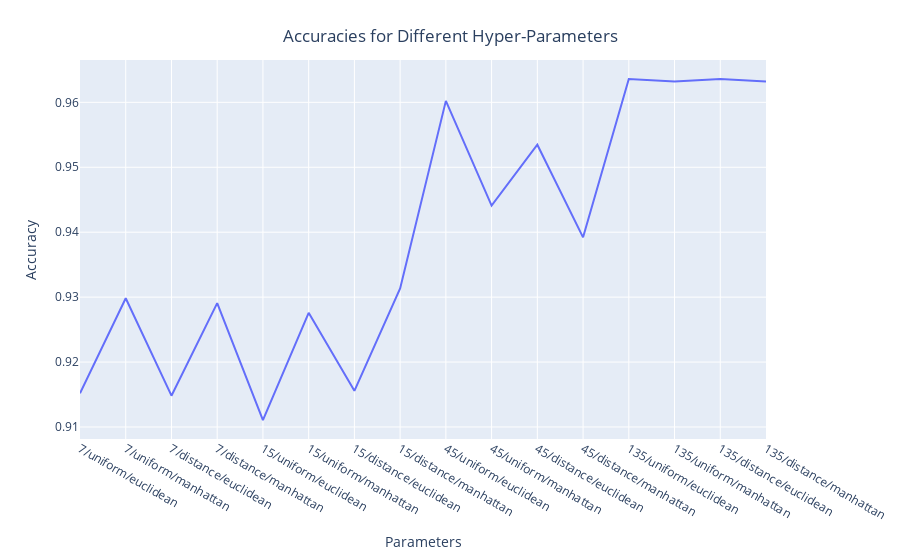

Notebook code cell kept with this figure:
### Code cell
plotdata = pd.DataFrame()
plotdata['Parameters'] = accuracies.keys()
plotdata['Accuracy'] = accuracies.values()
fig = px.line(plotdata, x="Parameters", y="Accuracy")
fig.update_layout(title={'text': "Accuracies for Different Hyper-Parameters",
                                                'x':0.5,
                                                'xanchor': 'center',
                                                'yanchor': 'top'})
iplot(fig)

### Figure 1 — Plotly figure (JSON) as saved in the notebook; plotly's stock layout.template omitted (floating-point values rounded to 4 significant figures)
{"data": [{"hovertemplate": "Parameters=%{x}<br>Accuracy=%{y}<extra></extra>", "legendgroup": "", "line": {"color": "#636efa", "dash": "solid"}, "marker": {"symbol": "circle"}, "mode": "lines", "name": "", "orientation": "v", "showlegend": false, "type": "scatter", "x": ["7/uniform/euclidean", "7/uniform/manhattan", "7/distance/euclidean", "7/distance/manhattan", "15/uniform/euclidean", "15/uniform/manhattan", "15/distance/euclidean", "15/distance/manhattan", "45/uniform/euclidean", "45/uniform/manhattan", "45/distance/euclidean", "45/distance/manhattan", "135/uniform/euclidean", "135/uniform/manhattan", "135/distance/euclidean", "135/distance/manhattan"], "xaxis": "x", "y": [0.9152, 0.9298, 0.9148, 0.9291, 0.9111, 0.9276, 0.9156, 0.9313, 0.9602, 0.9441, 0.9535, 0.9392, 0.9636, 0.9632, 0.9636, 0.9632], "yaxis": "y"}], "layout": {"legend": {"tracegroupgap": 0}, "margin": {"t": 60}, "title": {"text": "Accuracies for Different Hyper-Parameters", "x": 0.5, "xanchor": "center", "yanchor": "top"}, "xaxis": {"anchor": "y", "domain": [0, 1], "title": {"text": "Parameters"}}, "yaxis": {"anchor": "x", "domain": [0, 1], "title": {"text": "Accuracy"}}}}
